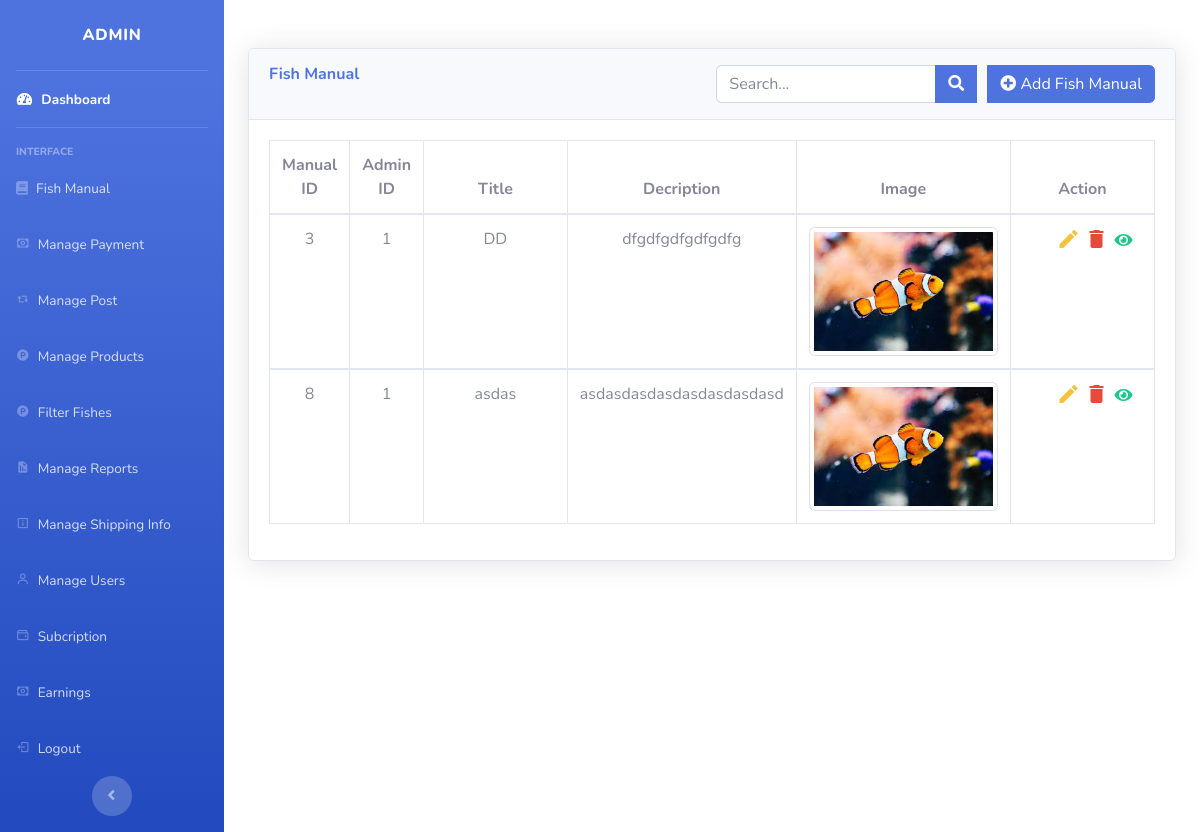
The page /admin/Pages/fishmanual.php (signed in) on the database its author committed.
### tables this page shows
CREATE TABLE `fish_manual` (
  `manual_id` int(11) NOT NULL,
  `admin_id` int(11) NOT NULL,
  `title` varchar(200) NOT NULL,
  `description` text NOT NULL,
  `manual_img` varchar(100) NOT NULL,
  `description1` text NOT NULL,
  `manual_img1` varchar(100) NOT NULL,
  `description2` text NOT NULL,
  `manual_img2` varchar(100) NOT NULL,
  `date_created` timestamp NOT NULL DEFAULT current_timestamp() ON UPDATE current_timestamp()
);

### admin/Model/db.php (called while the page is built, shortened)
<?php
function getAllManual()
{
	global $conn;
	$query = mysqli_query($conn, "SELECT * FROM fish_manual");
	return $query;
}

### admin/Pages/fishmanual.php (the view, shortened to what this page needs)
<?php
include("../Model/db.php");
if (isset($_GET['search'])) {
    $rec = searchManual($_GET['search']);
} else {
    $rec = getAllManual();
}
?>
<!DOCTYPE html>
<html lang="en">
<head>
    <link href="../vendor/fontawesome-free/css/all.min.css" rel="stylesheet" type="text/css">
    <link href="../css/sb-admin-2.min.css" rel="stylesheet">
    <link href='https://unpkg.com/boxicons@2.1.4/css/boxicons.min.css' rel='stylesheet'>
</head>
<body id="page-top">
    <div id="wrapper">
        <ul class="navbar-nav bg-gradient-primary sidebar sidebar-dark accordion" id="accordionSidebar">
            <a class="sidebar-brand d-flex align-items-center justify-content-center" href="index.html">
                <div class="sidebar-brand-text mx-3">Admin</div>
            </a>
            <hr class="sidebar-divider my-0">
            <li class="nav-item active">
                <a class="nav-link" href="../Pages/dashboard.php">
                    <i class="fas fa-fw fa-tachometer-alt"></i>
                    <span>Dashboard</span></a>
            </li>
            <hr class="sidebar-divider">
            <div class="sidebar-heading">
                Interface
            </div>
            <li class="nav-item">
                <a class="nav-link" href="../Pages/fishmanual.php">
                    <i class="fa fa-book" aria-hidden="true"></i>
                    <span>Fish Manual</span></a>
            </li>
            <li class="nav-item">
                <a class="nav-link" href="../Pages/managePayment.php">
                    <i class='bx bx-money icon'></i>
                    <span>Manage Payment</span></a>
            </li>
            <li class="nav-item">
                <a class="nav-link" href="../Pages/managePost.php">
                    <i class='bx bx-repost icon'></i>
                    <span>Manage Post</span></a>
            </li>
            <li class="nav-item">
                <a class="nav-link" href="../Pages/manageProduct.php">
                    <i class='bx bxl-product-hunt icon'></i>
                    <span>Manage Products</span></a>
            </li>
            <li class="nav-item">
                <a class="nav-link" href="../Pages/filterProduct.php">
                    <i class='bx bxl-product-hunt icon'></i>
                    <span>Filter Fishes</span></a>
            </li>
            <li class="nav-item">
                <a class="nav-link" href="../Pages/manageReport.php">
                    <i class='bx bxs-report icon'></i>
                    <span>Manage Reports</span></a>
            </li>
            <li class="nav-item">
                <a class="nav-link" href="../Pages/manageSI.php">
                    <i class='bx bx-info-square icon'></i>
                    <span>Manage Shipping Info</span></a>
            </li>
            <li class="nav-item">
                <a class="nav-link" href="../Pages/manageUsers.php">
                    <i class='bx bx-user icon'></i>
                    <span>Manage Users</span></a>
            </li>
            <li class="nav-item">
                <a class="nav-link" href="../Pages/subscription.php">
                    <i class='bx bx-wallet icon'></i>
                    <span>Subcription</span></a>
            </li>
            <li class="nav-item">
                <a class="nav-link" href="../Pages/earnings.php">
                    <i class='bx bx-money icon'></i>
                    <span>Earnings</span></a>
            </li>
            <li class="nav-item">
                <a class="nav-link" href="../Pages/logout.php">
                    <i class='bx bx-log-out icon'></i>
                    <span>Logout</span></a>
            </li>
            <div class="text-center d-none d-md-inline">
                <button class="rounded-circle border-0" id="sidebarToggle"></button>
            </div>
        </ul>
        <div class="container-fluid mt-5">
            <div class="card shadow mb-4">
                <div class="card-header py-3">
                    <div class="d-flex">
                        <div class="mr-auto">
                            <h6 class="m-0 font-weight-bold text-primary">Fish Manual</h6>
                        </div>
                        <div class="ml-auto">
                            <form action="../Pages/fishmanual.php">
                                <div class="input-group">
                                    <input type="text" class="form-control" name="search" placeholder="Search...">
                                    <div class="input-group-append">
                                        <button class="btn btn-primary" name="submit" type="submit"><i class="fa fa-search"></i></button>
                                        <a href="#addManualModal" class="btn btn-primary" data-toggle="modal" style="margin-left:10px;"> <i class="fa fa-plus-circle"></i> Add Fish Manual</a>
                                    </div>
                                </div>
                            </form>
                        </div>
                    </div>
                </div>
                <div class="card-body">
                    <div class="table-responsive">
                        <table class="table table-bordered" id="dataTable" width="100%" cellspacing="0" style="text-align:center;">
                            <thead>
                                <tr>
                                    <th class="col-sm-1">Manual ID</th>
                                    <th class="col-sm-1">Admin ID</th>
                                    <th class="col-sm-2">Title</th>
                                    <th class="col-sm-1">Decription</th>
                                    <th class="col-sm-3">Image</th>
                                    <th class="col-sm-2">Action</th>
                                </tr>
                            </thead>
                            <?php
                            if (mysqli_num_rows($rec) > 0) {
                                while ($row = mysqli_fetch_assoc($rec)) {
                            ?>
                                    <tbody>
                                        <tr>
                                            <td><?php echo $row['manual_id']; ?></td>
                                            <td><?php echo $row['admin_id']; ?></td>
                                            <td><?php echo $row['title']; ?></td>
                                            <td style="max-width: 750px;"><?php echo $row['description']; ?></td>
                                            <td>
                                                <img src="../img/<?php echo $row['manual_img']; ?>" class="img-thumbnail">
                                            </td>
                                            <td>
                                                <a href="#editManualModal<?php echo $row['manual_id'] ?>" class="edit" data-toggle="modal"><i class="material-icons text-warning" data-toggle="tooltip" title="Edit">&#xE254;</i></a>
                                                <a href="#deleteEmployeeModal<?php echo $row['manual_id'] ?>" class="delete" data-toggle="modal"><i class="material-icons text-danger" data-toggle="tooltip" title="Delete">&#xE872;</i></a>
                                                <a href="#viewMore<?php echo $row['manual_id'] ?>" data-toggle="modal" title="View More"><i class="fa fa-eye text-success" style="position:absolute;margin-top:5px;margin-left:6px;"></i></a>
                                            </td>
                                        </tr>
                                    </tbody>
                            <?php }
                            } else {
                                echo "<td colspan = 6>NO RECORD FOUND</td>";
                            }
                            ?>
                        </table>
                    </div>
                </div>
            </div>
        </div>
    </div>
</body>
</html>

### rows shown on the page
fish_manual: manual_id "3", admin "1", title "DD", description "dfgdfgdfgdfgdfg", manual_img (picture)
fish_manual: manual_id "8", admin "1", title "asdas", description "asdasdasdasdasdasdasdasd", manual_img (picture)
